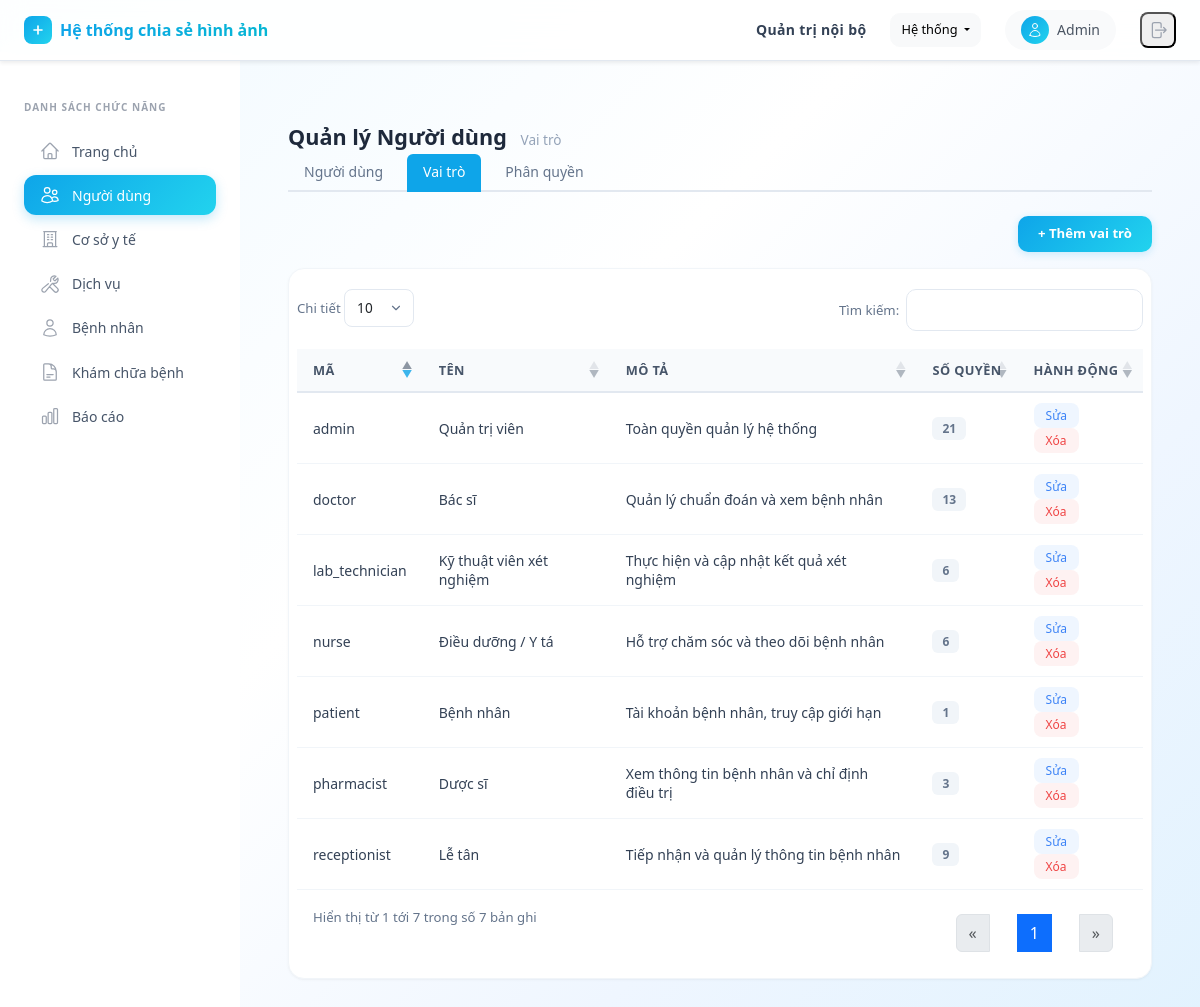
The app's page /roles/ (signed in) with its own data.
### api/models.py (models this page shows, shortened)
class User(AbstractUser):
    code = models.CharField(max_length=50, unique=True)
    facility = models.ForeignKey(MedicalFacility, on_delete=models.CASCADE, related_name="users", null=True, blank=True)
    name = models.CharField(max_length=255)
    role = models.ForeignKey(Role, on_delete=models.SET_NULL, null=True, blank=True, related_name='users')
    patient = models.OneToOneField('Patient', on_delete=models.SET_NULL, null=True, blank=True, related_name='user')
    created_at = models.DateTimeField(auto_now_add=True)
    updated_at = models.DateTimeField(auto_now=True)
    @property
    def role_code(self):
        return self.role.code if self.role else None

class Role(models.Model):
    code = models.CharField(max_length=50, unique=True)
    name = models.CharField(max_length=100)
    description = models.TextField(blank=True, null=True)
    permissions = models.ManyToManyField(Permission, blank=True, related_name='roles')
    created_at = models.DateTimeField(auto_now_add=True)
    updated_at = models.DateTimeField(auto_now=True)

### api/views.py (the view)
# urls.py: path('roles/', role_list, name='role_list'),
@admin_required
def role_list(request):
    roles = Role.objects.prefetch_related('permissions').all()
    permissions = Permission.objects.all()
    return render(request, 'role_list.html', {
        'roles': roles,
        'permissions': permissions,
        'tab': 'users',
        'subtab': 'roles',
    })

### api/templates/role_list.html (shortened to what this page needs)
{% extends "base.html" %}
{% load static %}
{% block content %}
<link rel="stylesheet" href="https://cdn.datatables.net/1.13.6/css/dataTables.bootstrap5.min.css">
<h3 class="page-title">Quản lý Người dùng <small>Vai trò</small></h3>
{% include "user_subtabs.html" %}
<div class="table-toolbar">
    <button class="btn-add" onclick="openCreateModal()">+ Thêm vai trò</button>
</div>
<div class="table-card">
<table id="roleTable" class="table">
    <thead>
        <tr>
            <th>Mã</th>
            <th>Tên</th>
            <th>Mô tả</th>
            <th>Số quyền</th>
            <th>Hành động</th>
        </tr>
    </thead>
    <tbody>
        {% for r in roles %}
        <tr id="row-{{ r.id }}">
            <td><span style="font-weight:500;">{{ r.code }}</span></td>
            <td>{{ r.name }}</td>
            <td>{{ r.description|default:"" }}</td>
            <td><span class="badge-role badge-role-default">{{ r.permissions.count }}</span></td>
            <td>
                <button class="btn-action btn-action-edit" onclick="openEditModal({{ r.id }})">Sửa</button>
                <button class="btn-action btn-action-delete" onclick="deleteRole({{ r.id }})">Xóa</button>
            </td>
        </tr>
        {% endfor %}
    </tbody>
</table>
</div>
{% endblock %}

### api/templates/base.html (shortened to what this page needs)
﻿<!DOCTYPE html>
<html lang="vi">
<head>
    <script src="https://cdn.tailwindcss.com"></script>
    <link rel="stylesheet" href="https://cdn.jsdelivr.net/npm/bootstrap@5.3.0/dist/css/bootstrap.min.css">
</head>
<body class="min-h-screen" style="margin:0; background: linear-gradient(135deg, #f0f9ff 0%, #ffffff 40%, #eff6ff 70%, #e0f2fe 100%); background-attachment: fixed;">
    <nav class="top-navbar fixed top-0 left-0 right-0 z-50 flex items-center justify-between px-6 py-2.5 shadow-sm">
        <div class="flex items-center gap-3">
            <a href="{% url 'dashboard' %}" class="flex items-center gap-2" style="text-decoration:none;">
                <div class="bg-gradient-to-br from-primary to-cyan-400 rounded-lg p-1.5">
                    <svg class="w-4 h-4 text-white" fill="none" viewBox="0 0 24 24" stroke="currentColor">
                        <path stroke-linecap="round" stroke-linejoin="round" stroke-width="2.5" d="M12 6v6m0 0v6m0-6h6m-6 0H6"/>
                    </svg>
                </div>
                <span class="text-base font-bold bg-gradient-to-r from-primary to-cyan-500 bg-clip-text" style="color:transparent; -webkit-background-clip:text;">Hệ thống chia sẻ hình ảnh</span>
            </a>
        </div>
        <div class="flex items-center gap-4">
            <span class="hidden sm:block text-sm font-semibold text-slate-700 tracking-wide">Quản trị nội bộ</span>
            {% if user.is_authenticated %}
            <div class="dropdown">
                <button class="btn btn-light dropdown-toggle" type="button" data-bs-toggle="dropdown" aria-expanded="false" style="border-radius:10px; font-size:0.8rem; padding:6px 10px;">
                    Hệ thống
                </button>
            </div>
            {% endif %}
            <div class="flex items-center gap-2 bg-gray-50 rounded-full px-3 py-1.5">
                <div class="w-7 h-7 rounded-full bg-gradient-to-br from-primary to-cyan-400 flex items-center justify-center">
                    <svg class="w-4 h-4 text-white" fill="none" viewBox="0 0 24 24" stroke="currentColor">
                        <path stroke-linecap="round" stroke-linejoin="round" stroke-width="1.5" d="M15.75 6a3.75 3.75 0 11-7.5 0 3.75 3.75 0 017.5 0zM4.501 20.118a7.5 7.5 0 0114.998 0A17.933 17.933 0 0112 21.75c-2.676 0-5.216-.584-7.499-1.632z"/>
                    </svg>
                </div>
                <span class="text-sm font-medium text-gray-600">{{ user.name|default:user.username }}</span>
            </div>
            <form action="{% url 'logout' %}" method="post" class="m-0">
                <button type="submit" class="p-1.5 rounded-lg hover:bg-red-50 text-gray-400 hover:text-red-500 transition" title="Đăng xuất">
                    <svg class="w-5 h-5" fill="none" viewBox="0 0 24 24" stroke="currentColor">
                        <path stroke-linecap="round" stroke-linejoin="round" stroke-width="1.5" d="M15.75 9V5.25A2.25 2.25 0 0013.5 3h-6a2.25 2.25 0 00-2.25 2.25v13.5A2.25 2.25 0 007.5 21h6a2.25 2.25 0 002.25-2.25V15m3 0l3-3m0 0l-3-3m3 3H9"/>
                    </svg>
                </button>
            </form>
        </div>
    </nav>
    <aside id="sidebar" class="sidebar fixed top-[52px] left-0 bottom-0 w-60 bg-white border-r border-gray-100 z-40 transform -translate-x-full lg:translate-x-0 transition-transform duration-200 overflow-y-auto">
        <div class="px-4 pt-5 pb-3">
            <p class="text-[10px] font-semibold text-gray-400 uppercase tracking-widest mb-3">Danh sách chức năng</p>
            <nav class="flex flex-col gap-1">
                {% if user.is_authenticated and user.role_code == "admin" %}
                <a href="{% url 'dashboard' %}" class="nav-item-link {% if tab == 'home' %}active{% endif %}">
                    Trang chủ
                </a>
                <a href="{% url 'user_list' %}" class="nav-item-link {% if tab == 'users' %}active{% endif %}">
                    Người dùng
                </a>
                <a href="{% url 'facility_list' %}" class="nav-item-link {% if tab == 'facilities' %}active{% endif %}">
                    Cơ sở y tế
                </a>
                <a href="{% url 'service_list' %}" class="nav-item-link {% if tab == 'services' %}active{% endif %}">
                    Dịch vụ
                </a>
                <a href="{% url 'patient_list' %}" class="nav-item-link {% if tab == 'patients' %}active{% endif %}">
                    <svg class="w-5 h-5 text-gray-400" fill="none" viewBox="0 0 24 24" stroke="currentColor"><path stroke-linecap="round" stroke-linejoin="round" stroke-width="1.5" d="M15.75 6a3.75 3.75 0 11-7.5 0 3.75 3.75 0 017.5 0zM4.501 20.118a7.5 7.5 0 0114.998 0A17.933 17.933 0 0112 21.75c-2.676 0-5.216-.584-7.499-1.632z"/></svg>
                    Bệnh nhân
                </a>
                <a href="{% url 'examination_list' %}" class="nav-item-link {% if tab == 'examinations' %}active{% endif %}">
                    Khám chữa bệnh
                </a>
                <a href="{% url 'report_list' %}" class="nav-item-link {% if tab == 'reports' %}active{% endif %}">
                    Báo cáo
                </a>
                {% endif %}
            </nav>
        </div>
    </aside>
    <main class="lg:ml-60 pt-[52px] min-h-screen">
        <div class="p-5">
            {% block content %}{% endblock %}
        </div>
    </main>
</body>
</html>

### api/templates/base.html (style rules this page uses)
.sidebar { font-family: system-ui, -apple-system, sans-serif; }
.sidebar * { box-sizing: border-box; }
.sidebar a, .sidebar button { text-decoration: none; }
.nav-item-link { display: flex; align-items: center; gap: 0.75rem; padding: 0.6rem 1rem; border-radius: 0.75rem; color: #475569; font-size: 0.875rem; font-weight: 500; transition: all 0.15s; }
.nav-item-link.active { background: linear-gradient(135deg, #0ea5e9, #22d3ee); color: #fff; box-shadow: 0 4px 12px rgba(14,165,233,0.25); }
.nav-item-link.active svg { color: #fff; }
.top-navbar { background: rgba(255,255,255,0.85); backdrop-filter: blur(12px); border-bottom: 1px solid #e2e8f0; }
.table-card { background: #fff; border-radius: 16px; box-shadow: 0 1px 3px rgba(0,0,0,0.04), 0 1px 2px rgba(0,0,0,0.02); border: 1px solid #f1f5f9; overflow: hidden; padding: 8px; }
.table-card .table { margin-bottom: 0; }
.table-card thead th, table.dataTable thead th { background: #f8fafc !important; border-bottom: 2px solid #e2e8f0 !important; color: #475569 !important; font-weight: 600 !important; font-size: 0.8rem !important; text-transform: uppercase; letter-spacing: 0.03em; padding: 12px 16px !important; white-space: nowrap; }
.table-card tbody td, table.dataTable tbody td { padding: 10px 16px !important; font-size: 0.875rem; color: #334155; border-bottom: 1px solid #f1f5f9 !important; vertical-align: middle; }
table.dataTable thead .sorting::after, table.dataTable thead .sorting_asc::after, table.dataTable thead .sorting_desc::after { opacity: 0.4 !important; }
table.dataTable thead .sorting_asc::after, table.dataTable thead .sorting_desc::after { opacity: 0.8 !important; color: #0ea5e9 !important; }
.btn-action { padding: 4px 12px; font-size: 0.75rem; font-weight: 500; border-radius: 8px; border: none; cursor: pointer; transition: all 0.15s; }
.btn-action-edit { background: #eff6ff; color: #3b82f6; }
.btn-action-delete { background: #fef2f2; color: #ef4444; }
.page-title { font-size: 1.35rem; font-weight: 700; color: #1e293b; margin-bottom: 0.25rem; }
.page-title small { font-size: 0.85rem; font-weight: 400; color: #94a3b8; margin-left: 8px; }
.table-toolbar { display: flex; align-items: center; justify-content: space-between; flex-wrap: wrap; gap: 10px; margin-bottom: 16px; }
.btn-add { background: linear-gradient(135deg, #0ea5e9, #22d3ee); color: #fff; font-size: 0.825rem; font-weight: 600; padding: 8px 20px; border-radius: 10px; border: none; cursor: pointer; box-shadow: 0 2px 8px rgba(14,165,233,0.2); transition: all 0.15s; }
.badge-role { display: inline-block; padding: 3px 10px; border-radius: 6px; font-size: 0.75rem; font-weight: 600; }
.badge-role-default { background: #f1f5f9; color: #64748b; }

### records on screen
User: name "Admin"
Role: code "admin", name "Quản trị viên", description "Toàn quyền quản lý hệ thống", permissions.count "21"
Role: code "doctor", name "Bác sĩ", description "Quản lý chuẩn đoán và xem bệnh nhân", permissions.count "13"
Role: code "receptionist", name "Lễ tân", description "Tiếp nhận và quản lý thông tin bệnh nhân", permissions.count "9"
Role: code "nurse", name "Điều dưỡng / Y tá", description "Hỗ trợ chăm sóc và theo dõi bệnh nhân", permissions.count "6"
Role: code "lab_technician", name "Kỹ thuật viên xét nghiệm", description "Thực hiện và cập nhật kết quả xét nghiệm", permissions.count "6"
Role: code "pharmacist", name "Dược sĩ", description "Xem thông tin bệnh nhân và chỉ định điều trị", permissions.count "3"
Role: code "patient", name "Bệnh nhân", description "Tài khoản bệnh nhân, truy cập giới hạn", permissions.count "1"
